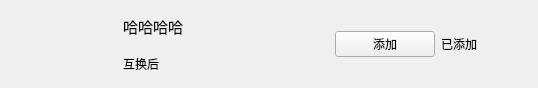
<?xml version="1.0" encoding="UTF-8"?>
<ui version="4.0">
 <class>ApplyFriendItem</class>
 <widget class="QWidget" name="ApplyFriendItem">
  <property name="geometry">
   <rect>
    <x>0</x>
    <y>0</y>
    <width>526</width>
    <height>88</height>
   </rect>
  </property>
  <property name="minimumSize">
   <size>
    <width>0</width>
    <height>88</height>
   </size>
  </property>
  <property name="maximumSize">
   <size>
    <width>16777215</width>
    <height>88</height>
   </size>
  </property>
  <property name="windowTitle">
   <string>Form</string>
  </property>
  <layout class="QHBoxLayout" name="horizontalLayout">
   <item>
    <spacer name="horizontalSpacer">
     <property name="orientation">
      <enum>Qt::Horizontal</enum>
     </property>
     <property name="sizeType">
      <enum>QSizePolicy::Fixed</enum>
     </property>
     <property name="sizeHint" stdset="0">
      <size>
       <width>50</width>
       <height>20</height>
      </size>
     </property>
    </spacer>
   </item>
   <item>
    <widget class="QLabel" name="icon_lb">
     <property name="minimumSize">
      <size>
       <width>50</width>
       <height>50</height>
      </size>
     </property>
     <property name="maximumSize">
      <size>
       <width>50</width>
       <height>50</height>
      </size>
     </property>
     <property name="text">
      <string/>
     </property>
    </widget>
   </item>
   <item>
    <widget class="QWidget" name="widget" native="true">
     <layout class="QVBoxLayout" name="verticalLayout">
      <property name="spacing">
       <number>10</number>
      </property>
      <property name="leftMargin">
       <number>6</number>
      </property>
      <property name="topMargin">
       <number>0</number>
      </property>
      <property name="rightMargin">
       <number>6</number>
      </property>
      <property name="bottomMargin">
       <number>0</number>
      </property>
      <item>
       <widget class="QLabel" name="nick_lb">
        <property name="minimumSize">
         <size>
          <width>200</width>
          <height>30</height>
         </size>
        </property>
        <property name="maximumSize">
         <size>
          <width>200</width>
          <height>30</height>
         </size>
        </property>
        <property name="font">
         <font>
          <pointsize>11</pointsize>
         </font>
        </property>
        <property name="text">
         <string>哈哈哈哈</string>
        </property>
       </widget>
      </item>
      <item>
       <widget class="QLabel" name="chat_lb">
        <property name="minimumSize">
         <size>
          <width>200</width>
          <height>30</height>
         </size>
        </property>
        <property name="maximumSize">
         <size>
          <width>200</width>
          <height>30</height>
         </size>
        </property>
        <property name="text">
         <string>互换后</string>
        </property>
       </widget>
      </item>
     </layout>
    </widget>
   </item>
   <item>
    <widget class="ClickButton" name="add_friend_btn">
     <property name="minimumSize">
      <size>
       <width>100</width>
       <height>0</height>
      </size>
     </property>
     <property name="maximumSize">
      <size>
       <width>100</width>
       <height>16777215</height>
      </size>
     </property>
     <property name="text">
      <string>添加</string>
     </property>
    </widget>
   </item>
   <item>
    <widget class="QLabel" name="already_add_lb">
     <property name="text">
      <string>已添加</string>
     </property>
    </widget>
   </item>
   <item>
    <spacer name="horizontalSpacer_2">
     <property name="orientation">
      <enum>Qt::Horizontal</enum>
     </property>
     <property name="sizeType">
      <enum>QSizePolicy::Fixed</enum>
     </property>
     <property name="sizeHint" stdset="0">
      <size>
       <width>50</width>
       <height>20</height>
      </size>
     </property>
    </spacer>
   </item>
  </layout>
 </widget>
 <customwidgets>
  <customwidget>
   <class>ClickButton</class>
   <extends>QPushButton</extends>
   <header>clickbutton.h</header>
  </customwidget>
 </customwidgets>
 <resources/>
 <connections/>
</ui>
